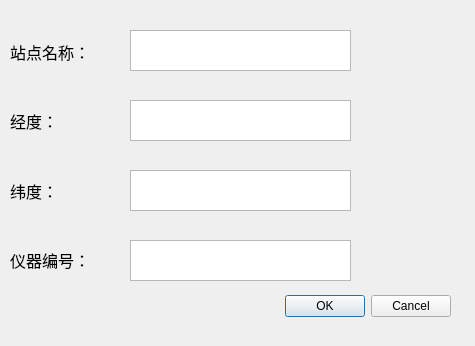
<?xml version="1.0" encoding="UTF-8"?>
<ui version="4.0">
 <class>Dialog_Site</class>
 <widget class="QDialog" name="Dialog_Site">
  <property name="geometry">
   <rect>
    <x>0</x>
    <y>0</y>
    <width>475</width>
    <height>346</height>
   </rect>
  </property>
  <property name="windowTitle">
   <string>Dialog</string>
  </property>
  <widget class="QDialogButtonBox" name="buttonBox">
   <property name="geometry">
    <rect>
     <x>110</x>
     <y>290</y>
     <width>341</width>
     <height>32</height>
    </rect>
   </property>
   <property name="orientation">
    <enum>Qt::Horizontal</enum>
   </property>
   <property name="standardButtons">
    <set>QDialogButtonBox::Cancel|QDialogButtonBox::Ok</set>
   </property>
  </widget>
  <widget class="QWidget" name="verticalLayoutWidget">
   <property name="geometry">
    <rect>
     <x>10</x>
     <y>20</y>
     <width>111</width>
     <height>271</height>
    </rect>
   </property>
   <layout class="QVBoxLayout" name="verticalLayout">
    <item>
     <widget class="QLabel" name="label">
      <property name="font">
       <font>
        <family>Agency FB</family>
        <pointsize>12</pointsize>
       </font>
      </property>
      <property name="text">
       <string>站点名称：</string>
      </property>
     </widget>
    </item>
    <item>
     <widget class="QLabel" name="label_2">
      <property name="font">
       <font>
        <family>Agency FB</family>
        <pointsize>12</pointsize>
       </font>
      </property>
      <property name="text">
       <string>经度：</string>
      </property>
     </widget>
    </item>
    <item>
     <widget class="QLabel" name="label_3">
      <property name="font">
       <font>
        <family>Agency FB</family>
        <pointsize>12</pointsize>
       </font>
      </property>
      <property name="text">
       <string>纬度：</string>
      </property>
     </widget>
    </item>
    <item>
     <widget class="QLabel" name="label_4">
      <property name="font">
       <font>
        <family>Agency FB</family>
        <pointsize>12</pointsize>
       </font>
      </property>
      <property name="text">
       <string>仪器编号：</string>
      </property>
     </widget>
    </item>
   </layout>
  </widget>
  <widget class="QPlainTextEdit" name="textEdit_site">
   <property name="geometry">
    <rect>
     <x>130</x>
     <y>30</y>
     <width>221</width>
     <height>41</height>
    </rect>
   </property>
  </widget>
  <widget class="QPlainTextEdit" name="textEdit_longtitude">
   <property name="geometry">
    <rect>
     <x>130</x>
     <y>100</y>
     <width>221</width>
     <height>41</height>
    </rect>
   </property>
  </widget>
  <widget class="QPlainTextEdit" name="textEdit_latitude">
   <property name="geometry">
    <rect>
     <x>130</x>
     <y>170</y>
     <width>221</width>
     <height>41</height>
    </rect>
   </property>
  </widget>
  <widget class="QPlainTextEdit" name="plainTextEdit_4">
   <property name="geometry">
    <rect>
     <x>130</x>
     <y>240</y>
     <width>221</width>
     <height>41</height>
    </rect>
   </property>
  </widget>
 </widget>
 <resources/>
 <connections>
  <connection>
   <sender>buttonBox</sender>
   <signal>accepted()</signal>
   <receiver>Dialog_Site</receiver>
   <slot>accept()</slot>
   <hints>
    <hint type="sourcelabel">
     <x>248</x>
     <y>254</y>
    </hint>
    <hint type="destinationlabel">
     <x>157</x>
     <y>274</y>
    </hint>
   </hints>
  </connection>
  <connection>
   <sender>buttonBox</sender>
   <signal>rejected()</signal>
   <receiver>Dialog_Site</receiver>
   <slot>reject()</slot>
   <hints>
    <hint type="sourcelabel">
     <x>316</x>
     <y>260</y>
    </hint>
    <hint type="destinationlabel">
     <x>286</x>
     <y>274</y>
    </hint>
   </hints>
  </connection>
 </connections>
</ui>
